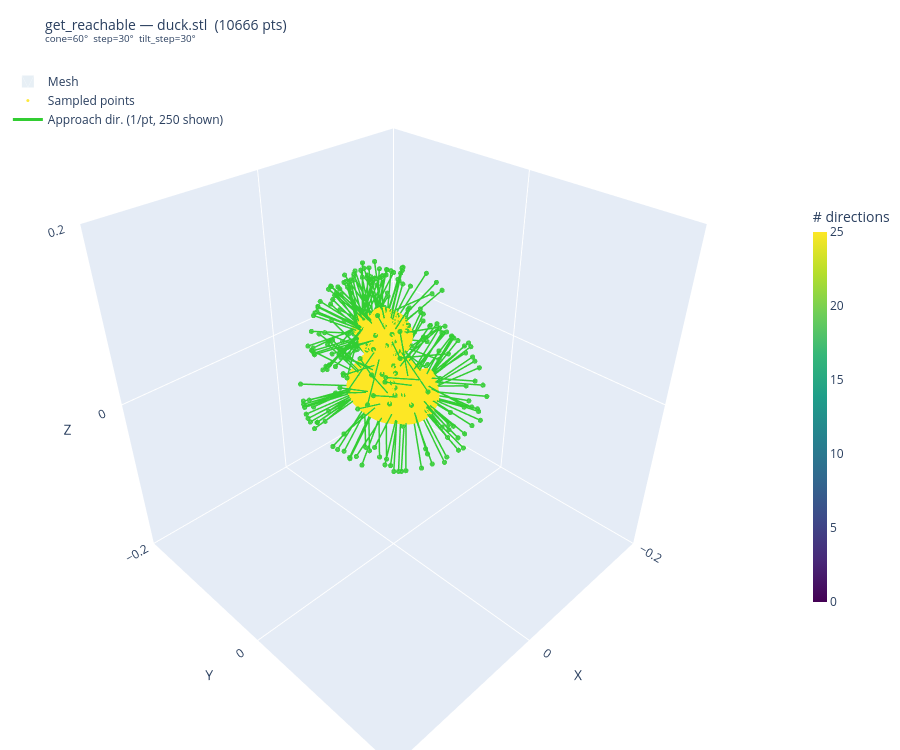

Notebook code for this chart:
### Markdown cell above
## Visualisation (interactive — Plotly)

- **Coloured dots** — sampled points coloured by number of reachable directions (viridis: purple → low, yellow → high); hover to see coords, normal and count
- **Green cones** — one representative approach direction per point (capped at `MAX_ARROWS`); hover for direction vector
- **Red dots** — points where the cone contained *no* reachable direction

### Code cell
import plotly.graph_objects as go
from scipy.spatial.transform import Rotation as ScipyRot

def tcp6d_z_axis(tcp6d_obj):
    """Return the z-axis (approach direction) of a TCP6D pose as a unit vector."""
    rv = np.array([tcp6d_obj.rx, tcp6d_obj.ry, tcp6d_obj.rz], dtype=float)
    return ScipyRot.from_rotvec(rv).as_matrix()[:, 2]


# ── Build per-point data ───────────────────────────────────────────────────────
pt_positions = np.array([r["point"] for r in results])          # (N, 3)
pt_counts    = np.array([len(r["poses"]) for r in results])     # (N,)

rep_origins, rep_dirs = [], []
failed_pts = []
for r in results:
    if r["poses"]:
        rep_origins.append(r["point"])
        rep_dirs.append(tcp6d_z_axis(r["poses"][0]))
    else:
        failed_pts.append(r["point"])

rep_origins = np.array(rep_origins) if rep_origins else np.empty((0, 3))
rep_dirs    = np.array(rep_dirs)    if rep_dirs    else np.empty((0, 3))
failed_pts  = np.array(failed_pts)  if failed_pts  else np.empty((0, 3))

# Cap arrows
_large_result = len(rep_origins) > MAX_ARROWS
if _large_result:
    rng_sub = np.random.default_rng(0)
    idx = rng_sub.choice(len(rep_origins), MAX_ARROWS, replace=False)
    idx.sort()
    rep_origins_draw = rep_origins[idx]
    rep_dirs_draw    = rep_dirs[idx]
    arrow_label = f"Approach dir. (1/pt, {MAX_ARROWS} shown)"
else:
    rep_origins_draw = rep_origins
    rep_dirs_draw    = rep_dirs
    arrow_label = f"Approach dir. (1/pt, {len(rep_origins)} total)"


# ── Traces ────────────────────────────────────────────────────────────────────
traces = []

# 1. Mesh surface
_v = mesh.vertices
_f = mesh.faces
traces.append(go.Mesh3d(
    x=_v[:, 0], y=_v[:, 1], z=_v[:, 2],
    i=_f[:, 0], j=_f[:, 1], k=_f[:, 2],
    opacity=0.12,
    color="steelblue",
    flatshading=True,
    lighting=dict(diffuse=0.6, ambient=0.5),
    name="Mesh",
    showlegend=True,
    hoverinfo="skip",
))

# 2. Sampled points coloured by reachable count
_hover_pts = [
    f"x={r['point'][0]:.4f}  y={r['point'][1]:.4f}  z={r['point'][2]:.4f}<br>"
    f"n=({r['normal'][0]:.2f}, {r['normal'][1]:.2f}, {r['normal'][2]:.2f})<br>"
    f"reachable directions: {len(r['poses'])}"
    for r in results
]
traces.append(go.Scatter3d(
    x=pt_positions[:, 0], y=pt_positions[:, 1], z=pt_positions[:, 2],
    mode="markers",
    marker=dict(
        size=3 if _large_result else 4,
        color=pt_counts,
        colorscale="Viridis",
        cmin=0,
        cmax=max(int(pt_counts.max()), 1),
        colorbar=dict(title="# directions", thickness=14, len=0.6),
        opacity=0.9,
    ),
    text=_hover_pts,
    hoverinfo="text",
    name="Sampled points",
))

# 3. Approach direction arrows (lines: tail → tip → None, all in one trace)
if len(rep_origins_draw):
    tips = rep_origins_draw + rep_dirs_draw * ARROW_LEN

    # Interleave: [tail, tip, None, tail, tip, None, ...]
    n_arr = len(rep_origins_draw)
    seg_x = np.empty(n_arr * 3); seg_x[0::3] = rep_origins_draw[:, 0]; seg_x[1::3] = tips[:, 0]; seg_x[2::3] = np.nan
    seg_y = np.empty(n_arr * 3); seg_y[0::3] = rep_origins_draw[:, 1]; seg_y[1::3] = tips[:, 1]; seg_y[2::3] = np.nan
    seg_z = np.empty(n_arr * 3); seg_z[0::3] = rep_origins_draw[:, 2]; seg_z[1::3] = tips[:, 2]; seg_z[2::3] = np.nan

    traces.append(go.Scatter3d(
        x=seg_x, y=seg_y, z=seg_z,
        mode="lines",
        line=dict(color="limegreen", width=3),
        name=arrow_label,
        hoverinfo="skip",
    ))

    # Arrowhead markers at the tips
    _hover_arr = [
        f"origin: ({o[0]:.4f}, {o[1]:.4f}, {o[2]:.4f})<br>"
        f"dir: ({d[0]:.3f}, {d[1]:.3f}, {d[2]:.3f})"
        for o, d in zip(rep_origins_draw, rep_dirs_draw)
    ]
    traces.append(go.Scatter3d(
        x=tips[:, 0], y=tips[:, 1], z=tips[:, 2],
        mode="markers",
        marker=dict(size=3, color="limegreen", symbol="circle", opacity=0.9),
        text=_hover_arr,
        hoverinfo="text",
        name="Arrow tips",
        showlegend=False,
    ))

# 4. Unreachable points (red)
if len(failed_pts):
    traces.append(go.Scatter3d(
        x=failed_pts[:, 0], y=failed_pts[:, 1], z=failed_pts[:, 2],
        mode="markers",
        marker=dict(size=5, color="red", opacity=0.9, symbol="x"),
        name=f"No reachable direction ({len(failed_pts)})",
        hovertemplate="x=%{x:.4f}  y=%{y:.4f}  z=%{z:.4f}<extra>unreachable</extra>",
    ))


# ── Layout ────────────────────────────────────────────────────────────────────
LENGTH = 0.2

fig = go.Figure(data=traces)
fig.update_layout(
    title=dict(
        text=(
            f"get_reachable — {mesh_path.split('/')[-1]}  ({len(results)} pts)<br>"
            f"<sup>cone={round(CONE_ANGLE*180/pi)}°  "
            f"step={round(STEP*180/pi)}°  "
            f"tilt_step={round(TILT_STEP*180/pi)}°</sup>"
        ),
        font=dict(size=14),
    ),
    scene=dict(
        xaxis=dict(title="X", range=[-LENGTH, LENGTH]),
        yaxis=dict(title="Y", range=[-LENGTH, LENGTH]),
        zaxis=dict(title="Z", range=[-LENGTH, LENGTH]),
        aspectmode="cube",
    ),
    legend=dict(x=0.01, y=0.99, bgcolor="rgba(255,255,255,0.7)"),
    width=900,
    height=750,
    margin=dict(l=0, r=0, t=60, b=0),
)
fig.show()

### Figure 1 — Plotly figure (JSON) as saved in the notebook; plotly's stock layout.template omitted (floating-point values rounded to 4 significant figures; data arrays with more than 128 entries replaced by an {"elided": "..."} marker saying what was removed)
{"data": [{"color": "steelblue", "flatshading": true, "hoverinfo": "skip", "i": {"elided": "10666 int values"}, "j": {"elided": "10666 int values"}, "k": {"elided": "10666 int values"}, "lighting": {"ambient": 0.5, "diffuse": 0.6}, "name": "Mesh", "opacity": 0.12, "showlegend": true, "type": "mesh3d", "x": {"elided": "5335 float values"}, "y": {"elided": "5335 float values"}, "z": {"elided": "5335 float values"}}, {"hoverinfo": "text", "marker": {"cmax": 25, "cmin": 0, "color": {"elided": "10666 int values"}, "colorbar": {"len": 0.6, "thickness": 14, "title": {"text": "# directions"}}, "colorscale": [[0, "#440154"], [0.1111, "#482878"], [0.2222, "#3e4989"], [0.3333, "#31688e"], [0.4444, "#26828e"], [0.5556, "#1f9e89"], [0.6667, "#35b779"], [0.7778, "#6ece58"], [0.8889, "#b5de2b"], [1, "#fde725"]], "opacity": 0.9, "size": 3}, "mode": "markers", "name": "Sampled points", "text": {"elided": "10666 str values"}, "type": "scatter3d", "x": {"elided": "10666 float values"}, "y": {"elided": "10666 float values"}, "z": {"elided": "10666 float values"}}, {"hoverinfo": "skip", "line": {"color": "limegreen", "width": 3}, "mode": "lines", "name": "Approach dir. (1/pt, 250 shown)", "type": "scatter3d", "x": {"elided": "750 float values"}, "y": {"elided": "750 float values"}, "z": {"elided": "750 float values"}}, {"hoverinfo": "text", "marker": {"color": "limegreen", "opacity": 0.9, "size": 3, "symbol": "circle"}, "mode": "markers", "name": "Arrow tips", "showlegend": false, "text": {"elided": "250 str values"}, "type": "scatter3d", "x": {"elided": "250 float values"}, "y": {"elided": "250 float values"}, "z": {"elided": "250 float values"}}], "layout": {"height": 750, "legend": {"bgcolor": "rgba(255,255,255,0.7)", "x": 0.01, "y": 0.99}, "margin": {"b": 0, "l": 0, "r": 0, "t": 60}, "scene": {"aspectmode": "cube", "xaxis": {"range": [-0.2, 0.2], "title": {"text": "X"}}, "yaxis": {"range": [-0.2, 0.2], "title": {"text": "Y"}}, "zaxis": {"range": [-0.2, 0.2], "title": {"text": "Z"}}}, "title": {"font": {"size": 14}, "text": "get_reachable — duck.stl  (10666 pts)<br><sup>cone=60°  step=30°  tilt_step=30°</sup>"}, "width": 900}}
